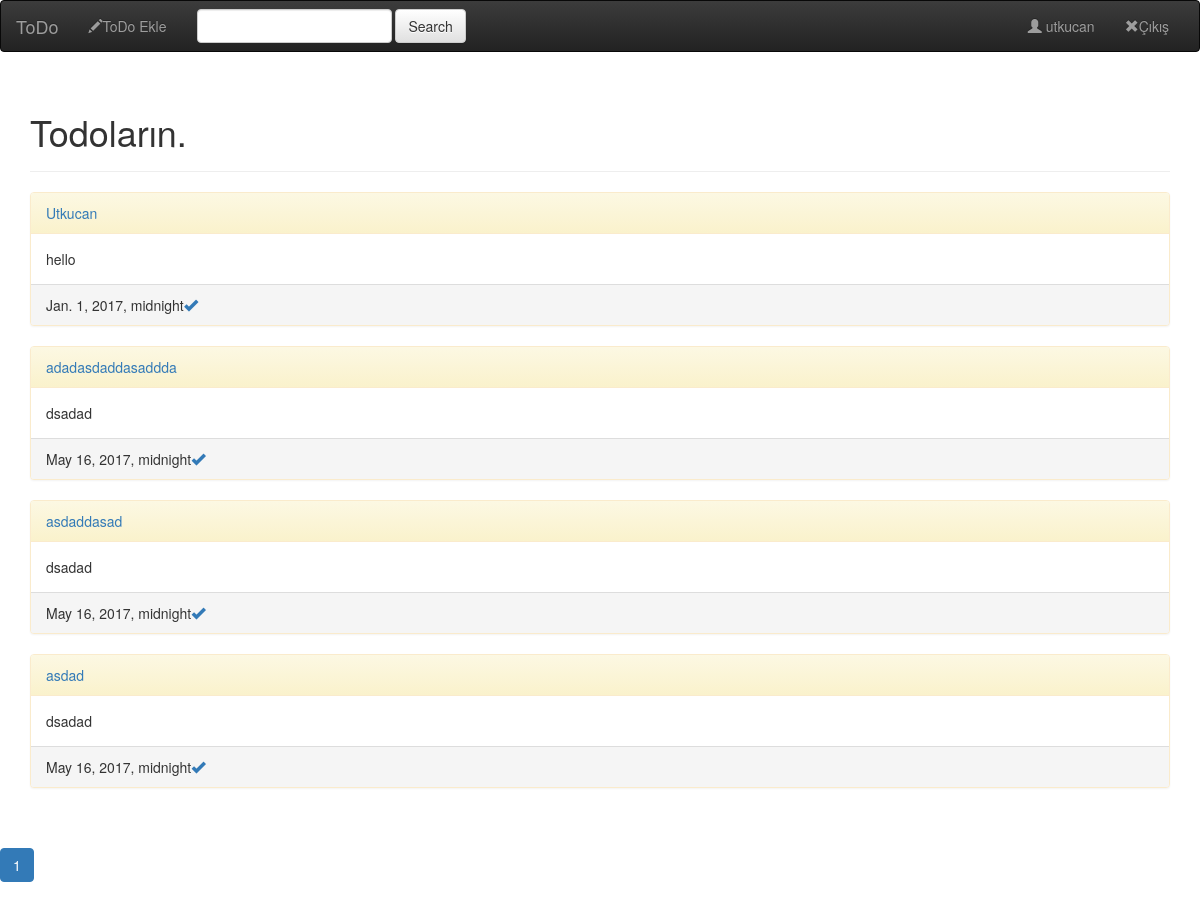
The app's page / (signed in), older data.
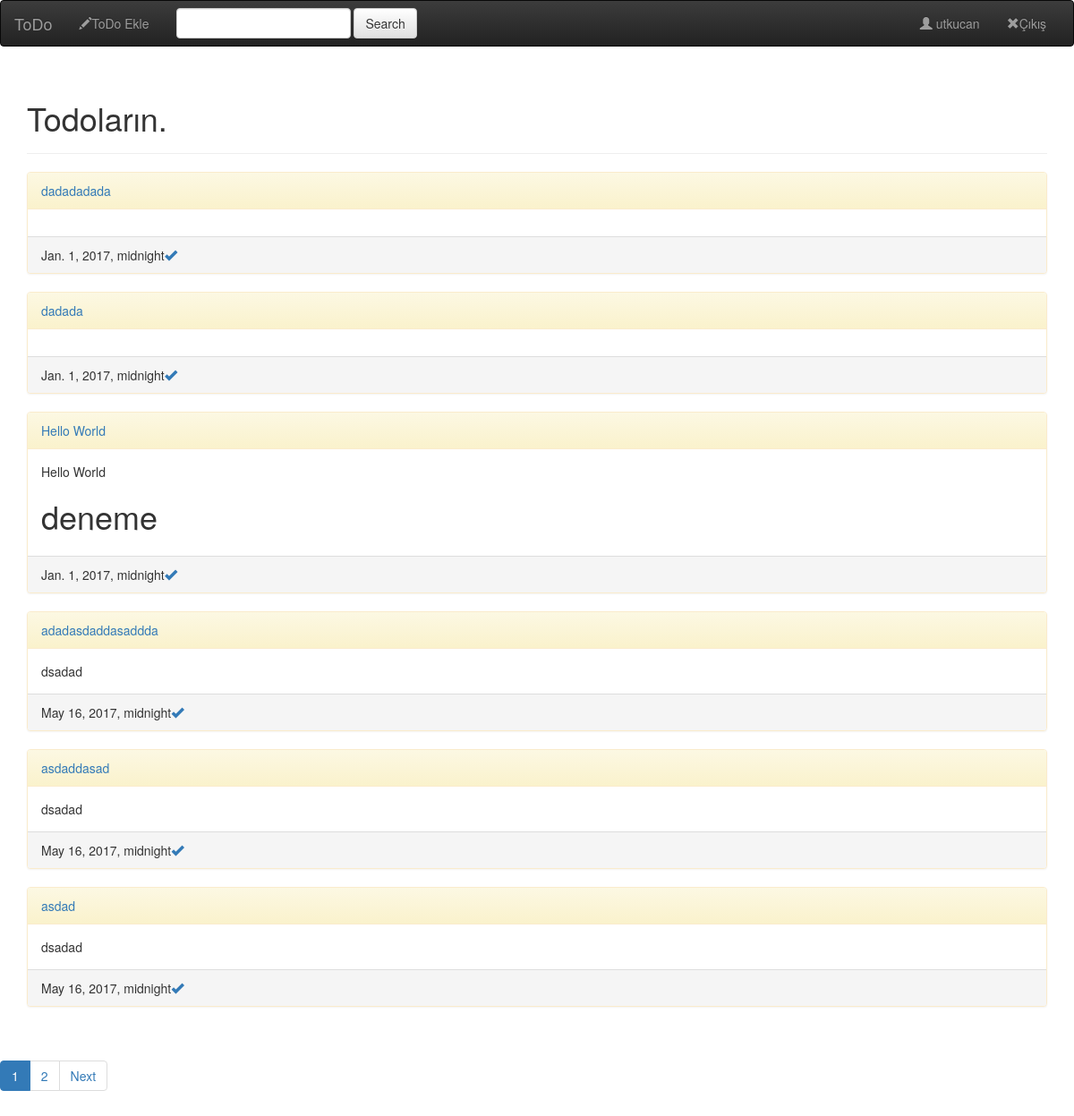
The same page, newer data.
### todo/models.py (models this page shows, shortened)
class ToDo(models.Model):
    title = models.CharField(max_length=140, unique=True)
    content = models.TextField(max_length=250)
    createdate = models.DateTimeField(auto_now_add=True)
    tododate = models.DateTimeField()
    user = models.ForeignKey("auth.User")
    done = models.BooleanField(default=False)
    publish = models.BooleanField(default=True)
    class Meta:
        ordering = ["-createdate"]

### todo/views.py (the view)
# urls.py: url(r"^$", views.IndexView, name="index"),
def IndexView(request):
    if request.user.is_authenticated():
        user = request.user
    else:
        return redirect('accounts:login')
    all_todo = ToDo.objects.filter(Q(user__username=user.username),Q(publish=True))
    paginator = Paginator(all_todo, 4)
    page = request.GET.get('page')
    try:
        pg = paginator.page(page)
    except PageNotAnInteger:
        pg = paginator.page(1)
    except EmptyPage:
        pg = paginator.page(paginator.num_pages)
    return render(request, "index.html", {"all_todo":all_todo, "user":user, "posts":pg})

### templates/index.html (shortened to what this page needs)
{% extends 'base.html' %}
{%block body %}
<div class="container">
    <div class="page-header">
        <h1>Todoların.</h1>
    </div>
{% for todo in all_todo %}
<div class="panel panel-warning">
    <div class="panel-heading"><a href="{% url 'todo:detail' todo.id %}">{{todo.title}}</a></div>
  <div class="panel-body">
                               {% autoescape on %}
    {{todo.content | safe}}
                              {% endautoescape %}  </div>
<div class="panel-footer">{{todo.tododate}}<a href="{% url 'todo:done' todo.id %}"><span class="glyphicon glyphicon-ok"></span></a>
</div>
</div>
{% endfor %}
</div>
{% if posts %}
<div class="contai+ner">
    <div class="pagination">
      <ul class="pagination">
          {% for pg in posts.paginator.page_range %}
              {% if posts.number == pg %}
                  <li class="active"><a href="?page={{ pg }}">{{ pg }}</a></li>
              {% else %}
                  <li><a href="?page={{ pg }}">{{ pg }}</a></li>
              {% endif %}
          {% endfor %}
          {% if posts.has_next %}
              <li><a href="?page={{ posts.next_page_number }}">Next</a></li>
          {% endif %}
      </ul>
    </div>
</div>
{% endif %}
{% endblock %}

Row changes from the older to the newer data that the page shows:
no longer on this page (row edited): ToDo: title "Utkucan", content "hello", tododate "Jan. 1, 2017, midnight"
added ToDo: title "dadadadada", tododate "Jan. 1, 2017, midnight"
added ToDo: title "dadada", tododate "Jan. 1, 2017, midnight"
added ToDo: title "Hello World", content "Hello World deneme", tododate "Jan. 1, 2017, midnight"
Text that changed along with them:
new list line: "2"
text now shown: "Next"
